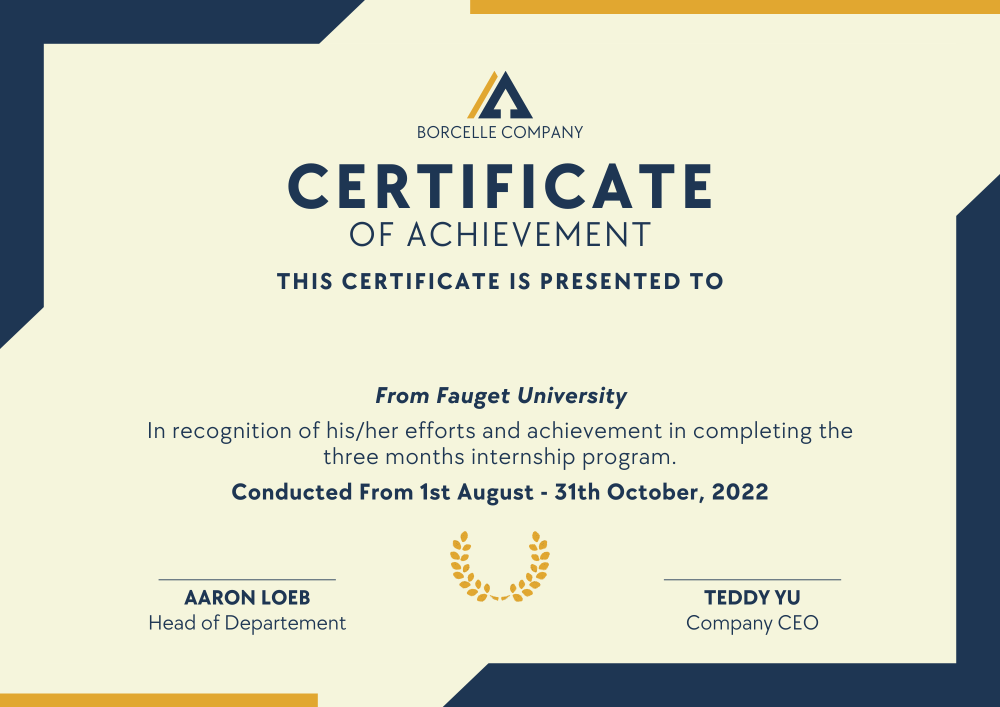
#> input picture aa.png, 2000 x 1414 px (shown at 1/2 size)
$ python main_3.py
#> lines starting #> are read from the running program, lines starting #| are printed output that depends on the picture
import cv2
import pandas as pd

drawing = False
ix, iy = -1, -1

# [53 lines left out: functions draw_rectangle, take_coordinates, write_text_on_image, not called in this run]

img_path = 'aa.png'
img = cv2.imread(img_path)
#> img is the input picture: shape (1414, 2000, 3); mean B, G, R 198, 217.4, 215.2

window_width = 1000
window_height = 800

original_height, original_width = img.shape[:2]
#> original_height = 1414; original_width = 2000

aspect_ratio = original_width / original_height
#> aspect_ratio = 1.41

if original_width > original_height:
    new_width = window_width
    new_height = int(window_width / aspect_ratio)
#> new_height = 707
else:
    new_height = window_height
    new_width = int(window_height * aspect_ratio)

if new_width < original_width or new_height < original_height:
    interpolation = cv2.INTER_AREA
else:
    interpolation = cv2.INTER_CUBIC

# Resize the image
img= cv2.resize(img, (new_width, new_height), interpolation=interpolation)
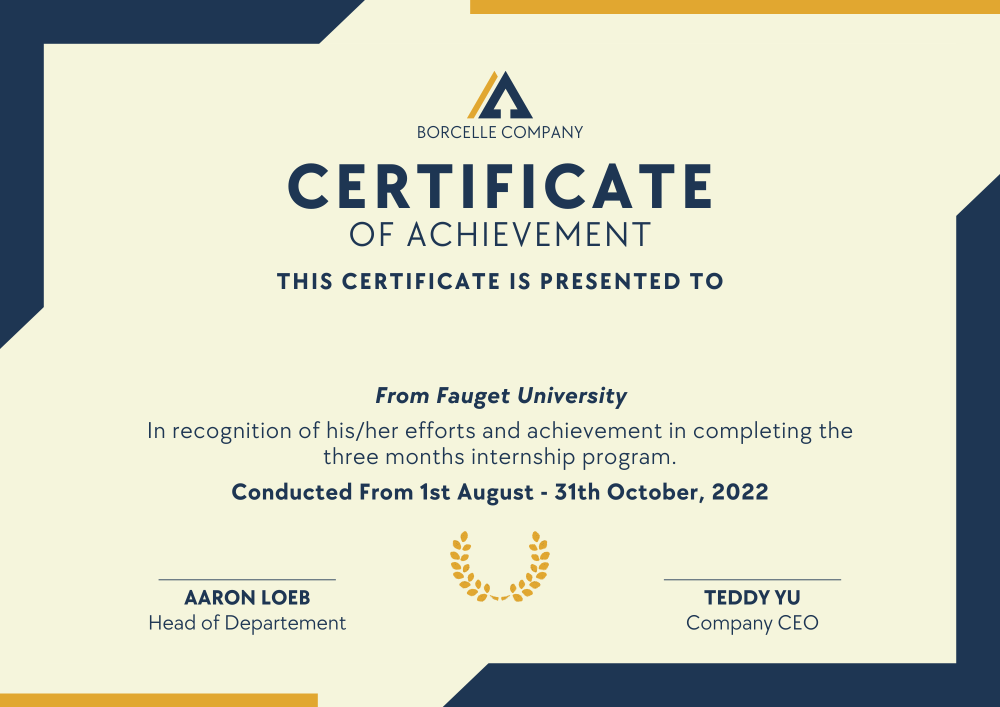
#> img: shape (707, 1000, 3); mean B, G, R 198, 217.4, 215.2
main_copy = img.copy()
if img is None:
    print("Error loading image")
    exit()

selected_section = []
#> (the run stopped early here; a loop or call above may not have finished)
